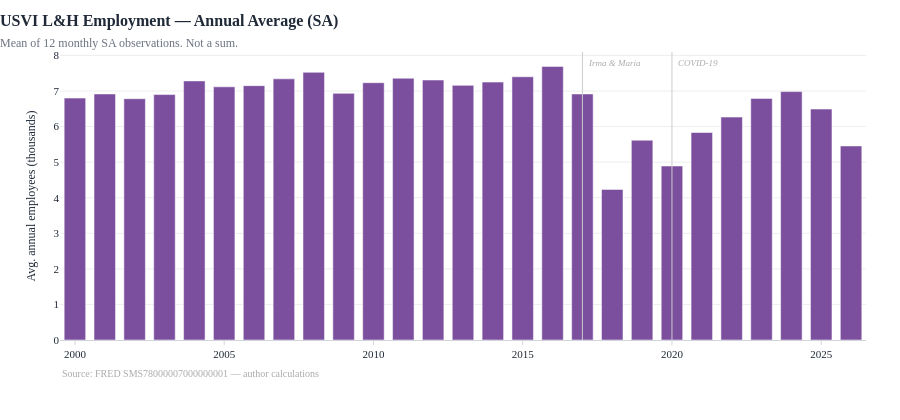

Source (notebook cell):
### Markdown cell above
---
## 3. FRED Annual Averages

### Code cell
# Annual average SA employment (mean of monthly, not sum)
fred_ann = (
    fred.groupby("year")[["emp_sa", "emp_nsa"]]
    .mean()
    .reset_index()
    .rename(columns={"emp_sa": "sa_avg", "emp_nsa": "nsa_avg"})
)

fig = bar_chart(
    fred_ann.query("year >= 2000"),
    x="year",
    y="sa_avg",
    title="USVI L&H Employment — Annual Average (SA)",
    subtitle="Mean of 12 monthly SA observations. Not a sum.",
    y_label="Avg. annual employees (thousands)",
    color=PALETTE["employment"],
    source="FRED SMS78000007000000001 — author calculations",
    shock_x=[2017, 2020],
)
fig.show()

print("Annual average SA employment (thousands):")
print(fred_ann.query("year >= 2000").set_index("year").round(2).to_string())

### Figure 1 — Plotly figure (JSON) as saved in the notebook; plotly's stock layout.template omitted (floating-point values rounded to 4 significant figures)
{"data": [{"marker": {"color": "#7b4f9e"}, "name": "sa_avg", "type": "bar", "x": [2000, 2001, 2002, 2003, 2004, 2005, 2006, 2007, 2008, 2009, 2010, 2011, 2012, 2013, 2014, 2015, 2016, 2017, 2018, 2019, 2020, 2021, 2022, 2023, 2024, 2025, 2026], "y": [6.8, 6.917, 6.783, 6.9, 7.283, 7.117, 7.15, 7.342, 7.525, 6.933, 7.233, 7.358, 7.308, 7.158, 7.25, 7.4, 7.692, 6.917, 4.233, 5.617, 4.892, 5.833, 6.267, 6.792, 6.983, 6.492, 5.456]}], "layout": {"annotations": [{"showarrow": false, "text": "<span style='color:#aaaaaa;font-size:10px'>Source: FRED SMS78000007000000001 — author calculations</span>", "x": 0, "xanchor": "left", "xref": "paper", "y": -0.09, "yanchor": "top", "yref": "paper"}, {"font": {"color": "#aaaaaa", "size": 9}, "showarrow": false, "text": "<i>Irma & Maria</i>", "x": 2017, "xanchor": "left", "xref": "x", "xshift": 4, "y": 1, "yanchor": "top", "yref": "paper", "yshift": -4}, {"font": {"color": "#aaaaaa", "size": 9}, "showarrow": false, "text": "<i>COVID-19</i>", "x": 2020, "xanchor": "left", "xref": "x", "xshift": 4, "y": 1, "yanchor": "top", "yref": "paper", "yshift": -4}], "bargap": 0.28, "height": 420, "shapes": [{"line": {"color": "#cccccc", "width": 1}, "type": "line", "x0": 2017, "x1": 2017, "xref": "x", "y0": 0, "y1": 1, "yref": "y domain"}, {"line": {"color": "#cccccc", "width": 1}, "type": "line", "x0": 2020, "x1": 2020, "xref": "x", "y0": 0, "y1": 1, "yref": "y domain"}], "title": {"font": {"size": 16}, "text": "<b>USVI L&H Employment — Annual Average (SA)</b><br><span style='font-size:12px;font-weight:400;color:#6b7280'>Mean of 12 monthly SA observations. Not a sum.</span>", "x": 0}, "xaxis": {"title": {"text": ""}}, "yaxis": {"title": {"text": "Avg. annual employees (thousands)"}}}}
